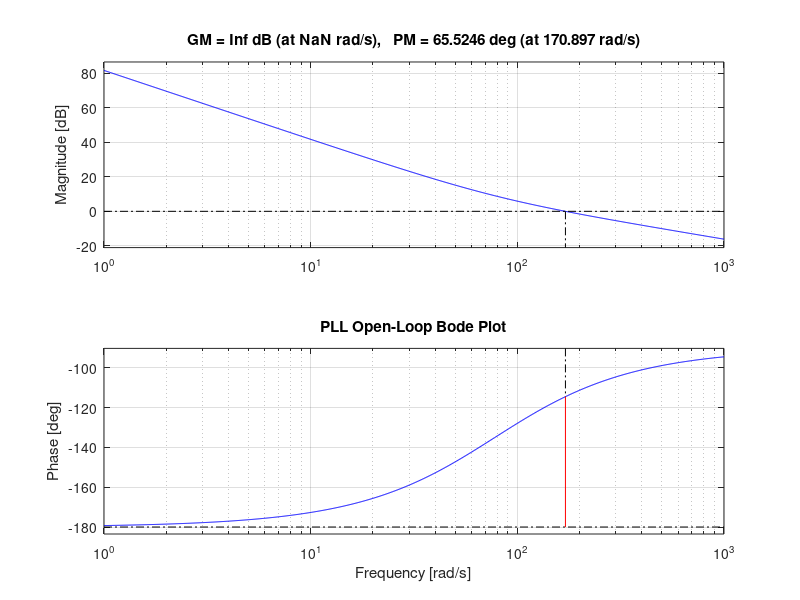
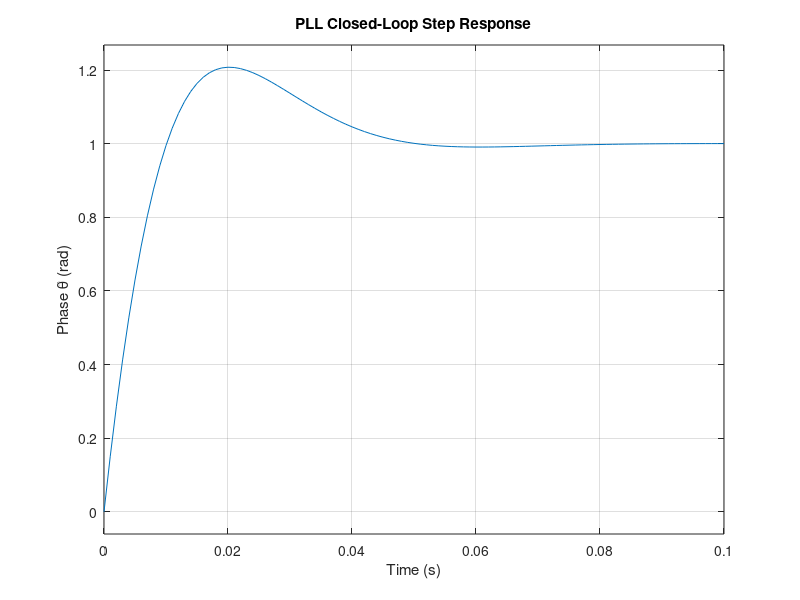

Here is the MATLAB script that generated these plots, in order:
%% PLL Controller Design - Following Class Slide

% System parameters
V_LL_RMS = 580;
Vs_peak = (V_LL_RMS / sqrt(3)) * sqrt(2);  % = 473.6 V

fprintf('V̂_s = %.2f V\n', Vs_peak);

%% Design parameters
zeta = 0.707;    % Damping ratio
wn = 110;        % Natural frequency (rad/s)

% Calculate K_T and K_I (slide notation)
K_T = 2*zeta*wn / Vs_peak;
K_I = wn^2 / Vs_peak;

fprintf('K_T (k_p_PLL) = %.4f\n', K_T);
fprintf('K_I (k_i_PLL) = %.4f\n', K_I);

%% Transfer functions
s = tf('s');

% PI controller
H = K_T + K_I/s;

% Open-loop transfer function 
G_open = Vs_peak * H * (1/s);
% Which equals: (Vs_peak*K_T*s + Vs_peak*K_I) / s^2

fprintf('\nOpen-loop transfer function:\n');
G_open

% Closed-loop transfer function 
G_closed = feedback(G_open, 1);

fprintf('\nClosed-loop transfer function:\n');
G_closed

% Verify it matches standard form
[num_cl, den_cl] = tfdata(G_closed, 'v');
fprintf('\nClosed-loop denominator: s^2 + %.2f*s + %.2f\n', den_cl(2), den_cl(3));
fprintf('Should match: s^2 + %.2f*s + %.2f\n', Vs_peak*K_T, Vs_peak*K_I);
fprintf('Which is: s^2 + %.2f*s + %.2f\n', 2*zeta*wn, wn^2);

%% Bode plot (use open-loop)
figure(1);
margin(G_open);
grid on;
title('PLL Open-Loop Bode Plot');

%% Step response (use closed-loop)
figure(2);
step(G_closed, 0.1);
grid on;
title('PLL Closed-Loop Step Response');
ylabel('Phase θ̂ (rad)');
xlabel('Time (s)');